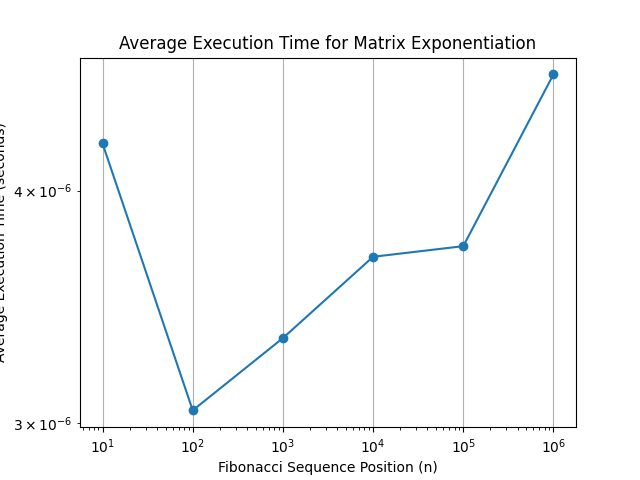

Here is the Python script that generated this plot:
import matplotlib.pyplot as plt

# Fibonacci positions
fib_positions = [10, 100, 1000, 10000, 100000, 1000000]

# Execution times in seconds
execution_times = [
    4.23965E-6,  # Average time for position 10
    3.0482300000000003E-6,  # Average time for position 100
    3.3332E-6,  # Average time for position 1000
    3.6856600000000003E-6,  # Average time for position 10000
    3.7343499999999997E-6,  # Average time for position 100000
    4.61764E-6  # Average time for position 1000000
]

plt.plot(fib_positions, execution_times, marker='o')  # Line plot with points

# Labeling the axes and the plot
plt.xlabel('Fibonacci Sequence Position (n)')
plt.ylabel('Average Execution Time (seconds)')
plt.title('Average Execution Time for Matrix Exponentiation')

# Setting the scale of the axes to log due to the wide range of values
plt.xscale('log')
plt.yscale('log')

plt.grid(True)
# Save the figure to a file instead of showing it
plt.savefig('MatrixExponentiationGraph.png')
